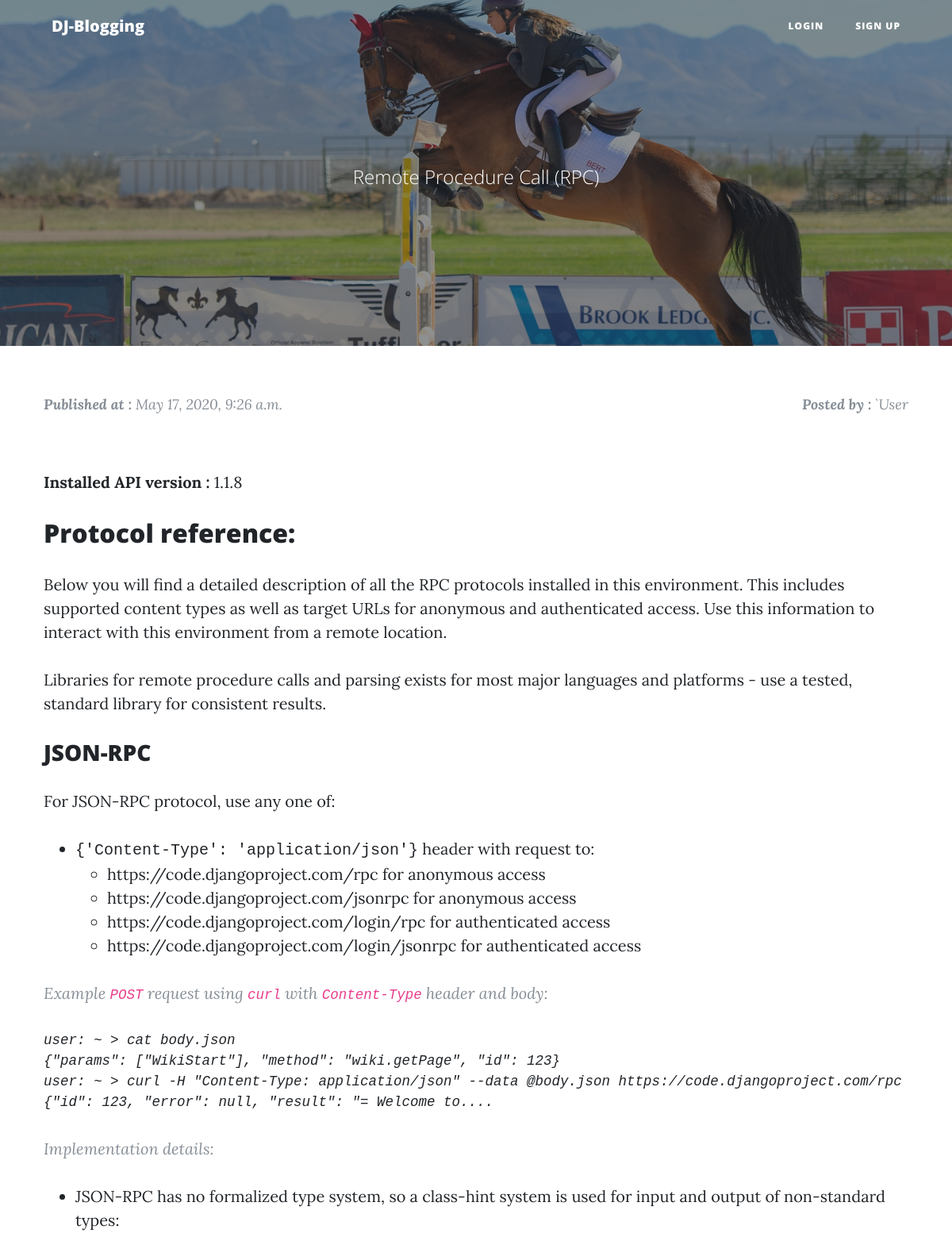
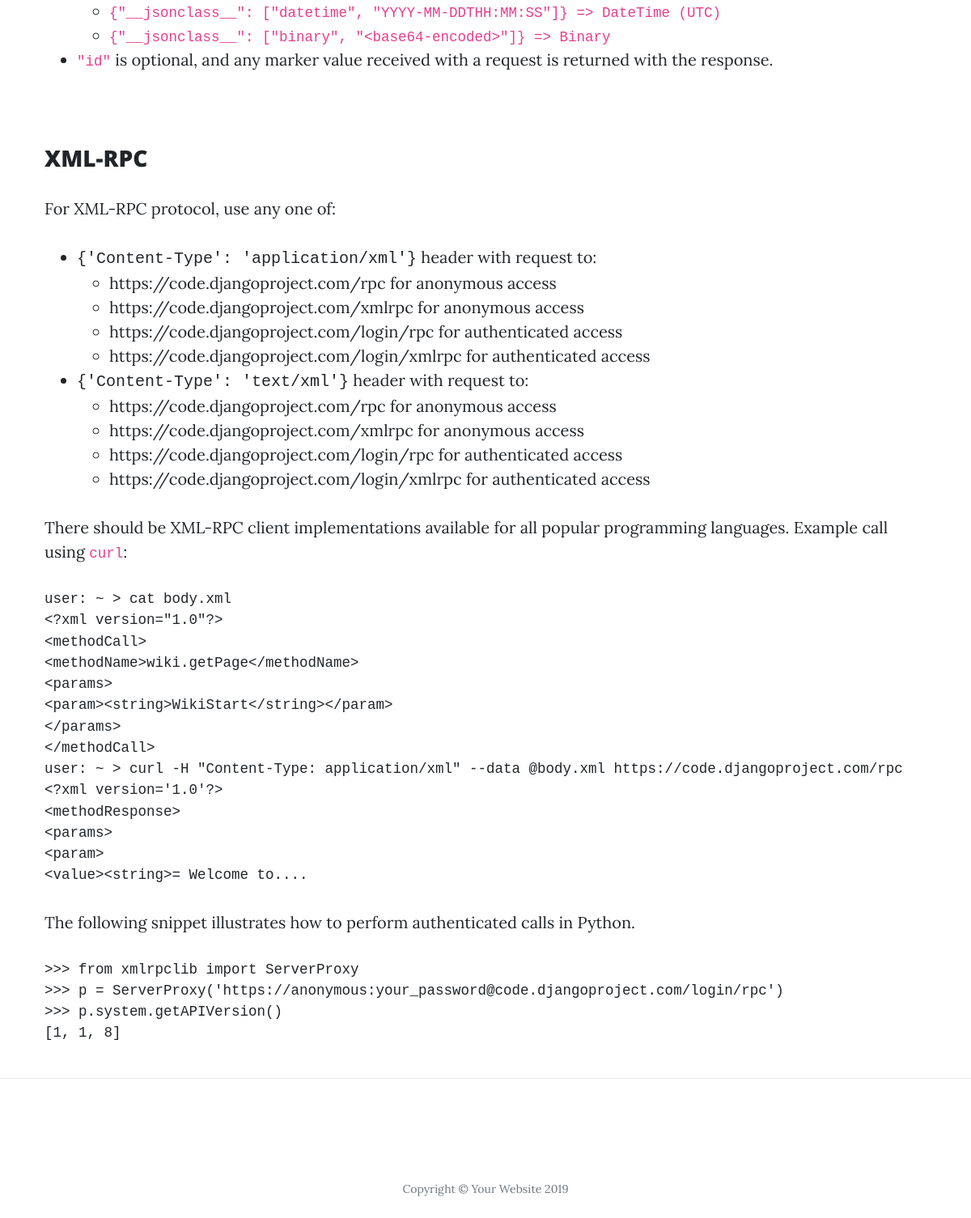
The app's page /blog/django-python-tutorial/ with its own data (2 pictures, top to bottom).
### blogs/models.py (models this page shows, shortened)
class Post(models.Model):
	title = models.CharField(max_length=200)
	slug = models.SlugField(unique=True)
	image = models.ImageField(blank=True)
	post_text = RichTextUploadingField()
	pub_date = models.DateTimeField(default= timezone.now )
	category = models.ForeignKey(Category, on_delete=models.CASCADE)
	user = models.ForeignKey(User,default=1,null=True,on_delete=models.SET_NULL)
	ORDER_STATUS = ((0, 'draft'), (1, 'publish'))
	status = models.SmallIntegerField(choices=ORDER_STATUS)
	def was_published_recently(self):
		return self.pub_date>=timezone.now() - datetime.timedelta(days=1)
	was_published_recently.admin_order_field = 'pub_date'
	was_published_recently.boolean = True
	was_published_recently.short_description = 'Published recently?'

### blogs/views.py (the view)
class DetailView(generic.DetailView):
	template_name = 'blogs/detail.html'
	slug_url_kwarg = 'the_slug'
	slug_field = 'slug' # DetailView's default value: optional
	def get_queryset(self):
		return Post.objects.filter(pub_date__lte=timezone.now())

### blogs/templates/blogs/detail.html
{% extends './layouts.html' %}
{% load static %}
{% block header %}
  <header class="masthead" style="background-image: url({{ post.image.url }})">
    <div class="overlay"></div>
    <div class="container">
      <div class="row">
        <div class="col-lg-8 col-md-10 mx-auto">
          <div class="page-heading">
            <span class="subheading">{{ post.title }}</span>
          </div>
        </div>
      </div>
    </div>
  </header>
{% endblock %}
{% block content %}
<div class="p-10 post-preview">
  <div class="row mb-10 post-meta">
    <div class="col">
      <b>Published at : </b>{{ post.pub_date }}
    </div>
    <div class="col text-right post-meta">
      <b>Posted by : </b>`{{ post.user }}
    </div>
  </div>
  <br/>
  	{{ post.post_text|safe }}
</div>
{% endblock %}

### blogs/templates/blogs/layouts.html (shortened to what this page needs)
{% load staticfiles %}
<!DOCTYPE html>
<html lang="en">
<head>
  <link href="{% static 'blogs/theme/vendor/bootstrap/css/bootstrap.min.css' %}" rel="stylesheet">
  <link href="{% static 'blogs/theme/vendor/fontawesome-free/css/all.min.css ' %}" rel="stylesheet" type="text/css">
  <link rel="stylesheet" type="text/css" href="{% static 'blogs/theme/css/clean-blog.min.css' %}">
  <link rel="stylesheet" type="text/css" href="{% static 'blogs/style.css' %}">
</head>
<body>
{% include './navbar.html' %}
{% block header %}
{% endblock %}
<div class="container">
  {% block content%}
  {% endblock %}
</div>
  <hr/>
  <footer>
    <div class="container">
      <div class="row">
        <div class="col-lg-8 col-md-10 mx-auto">
          <ul class="list-inline text-center">
          </ul>
          <p class="copyright text-muted">Copyright &copy; Your Website 2019</p>
        </div>
      </div>
    </div>
  </footer>
</body>
</html>

### blogs/templates/blogs/navbar.html (shortened to what this page needs)
  <nav class="navbar navbar-expand-lg navbar-light fixed-top" id="mainNav">
    <div class="container">
      <a class="navbar-brand" href="/">DJ-Blogging</a>
      <div class="collapse navbar-collapse" id="navbarResponsive">
        <ul class="navbar-nav ml-auto">
          {% if request.user.is_authenticated %}
          <li class="nav-item">
            <a class="nav-link" href="/home">Dashboard</a>
          </li>
          <li class="nav-item">
            <a class="nav-link" href="/logout">Logout</a>
          </li>
          {% else %}
          <li class="nav-item">
            <a class="nav-link" href="/login">Login</a>
          </li>
          <li class="nav-item">
            <a class="nav-link" href="/register">Sign up</a>
          </li>
          {% endif %}
        </ul>
      </div>
    </div>
  </nav>

### blogs/static/blogs/style.css (style rules this page uses)
.p-10 { padding: 10px; }
.mb-10 { margin-bottom: 10px; }

### records on screen
Post: image (picture), title "Remote Procedure Call (RPC)", pub_date "May 17, 2020, 9:26 a.m.", user "User", post_text "Installed API version : 1.1.8 Protocol reference: Below you will find a detailed description of all the RPC protocols installed in this environment. This includes supported content types as well as target URLs for anonymous and authenticated access. Use this information to interact with this environment from a remote location. Libraries for remote procedure calls and parsing exists for most major languages and platforms - use a tested, standard library for consistent results. JSON-RPC For JSON-RPC protocol, use any one of: {'Content-Type': 'application/json'} header with request to: https://code.djangoproject.com/rpc for anonymous access https://code.djangoproject.com/jsonrpc for anonymous…"
